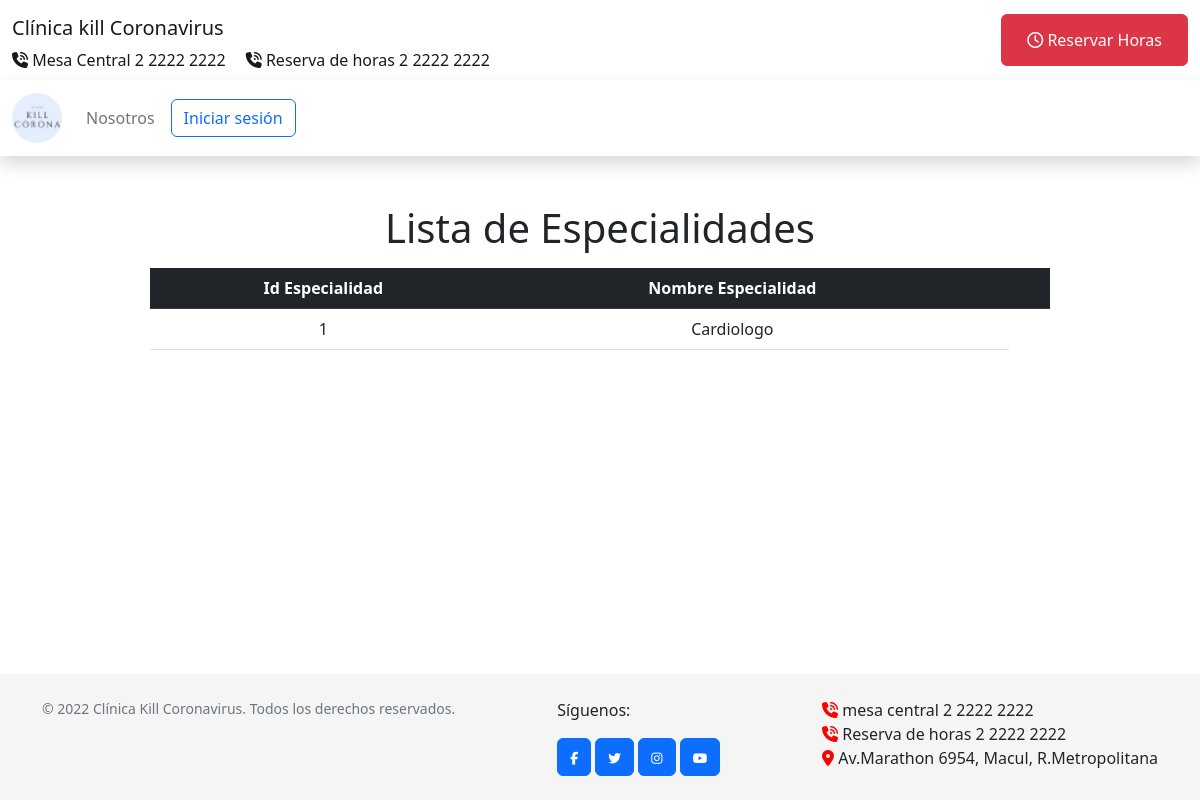
The page /Especialidad/listarespecialidad on the database as committed earlier.
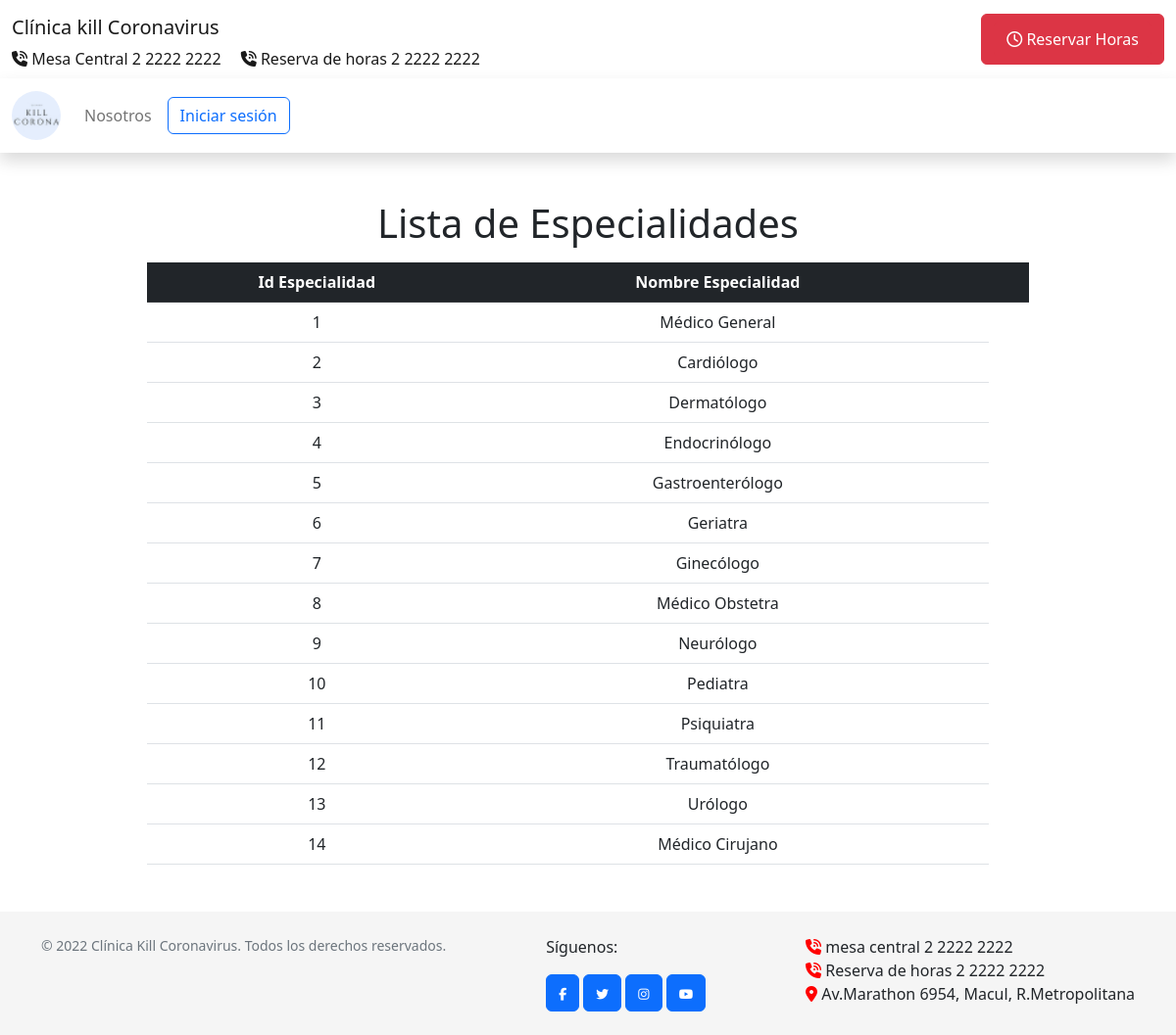
The same page on the database as committed later.
### clinicaApp/models.py (models this page shows, shortened)
class Especialidad(models.Model):
    id_especialidad = models.AutoField(primary_key=True)
    nombre_especialidad = models.CharField(max_length=255)

### clinicaApp/views.py (the view)
# urls.py: path('Especialidad/listarespecialidad', views.listarespecialidad, name='listarespecialidad'),
def listarespecialidad(request):
    especialidades = Especialidad.objects.all()
    return render(request, "especialidades_listar.html",{
        'especialidades' : especialidades
    })

### clinicaApp/templates/especialidades_listar.html (shortened to what this page needs)
{% extends 'clinicaweb.html' %}
{% block content %}
    <h1 class="text-center mt-5">Lista de Especialidades</h1>
    <table class="table table-ligth w-75 mx-auto mt-2 mb-5 text-center">
        <tr class="table-dark">
            <th>Id Especialidad</th>
            <th>Nombre Especialidad</th>
            <th></th>
            <th></th>
    {% for especialidad in especialidades %}
        <tr>
            <td>{{especialidad.id_especialidad}}</td>
            <td>{{especialidad.nombre_especialidad}}</td>
            <td>
            </td>
        </tr>
    {% empty %}
        <tr>
            <td colspan="7" class="text-center">No hay especialidades registradas.</td>
        </tr>
    {% endfor %}
    </table>
{% include 'footer.html' %}
{% endblock %}

### clinicaApp/templates/clinicaweb.html (shortened to what this page needs)
{% load static %}
<!DOCTYPE html>
<html>
  <head>
    <link
      rel="stylesheet"
      href="https://cdn.jsdelivr.net/npm/bootstrap@5.2.3/dist/css/bootstrap.min.css"
    />
    <link rel="stylesheet" href="https://cdnjs.cloudflare.com/ajax/libs/font-awesome/5.15.3/css/all.min.css">
    <link
      rel="stylesheet"
      href="https://cdnjs.cloudflare.com/ajax/libs/font-awesome/6.4.2/css/all.min.css"
    />
  </head>
  <body>
    <header>
      {% include 'agendar_cita.html' %}
      <div id="botom-header">
        <nav class="navbar navbar-expand-lg bg-body-tertiary shadow">
          <div class="container-fluid">
            <a class="navbar-brand" href="{% url 'inicio' %} ">
              <img src="{% static 'img/logo_clinica_nav.png' %}" class="navbar-brand-img rounded-circle" alt="Logo"></a>
            <div class="collapse navbar-collapse" id="navbarNav">
              <ul class="navbar-nav flex-column-nav">
                <li class="nav-item">
                  <a class="nav-link" href="{% url 'nosotros' %}">Nosotros</a>
                </li>
              </ul>
                <div>
                {% if user.is_authenticated %}
                <a
                  class="btn btn-outline-primary ms-2 login-button"
                  href="{% url 'logout' %}"
                  role="button"
                  >Cerrar sesión</a
                >
                {% else %}
                <a
                  class="btn btn-outline-primary ms-2 login-button"
                  href="{% url 'login' %}"
                  role="button"
                  >Iniciar sesión</a
                >
                {% endif %}
            </div>
          </div>
        </nav>
      </div>
    </header>
    {% block content %}
    {% endblock%}
  </body>
</html>

### clinicaApp/templates/agendar_cita.html (shortened to what this page needs)
{% block content %}
<div id="top-header">
    <nav class="navbar bg-body-tertiary">
        <div class="container-fluid">
            <ul class="nav flex-column">
                <a class="navbar-brand fs-5" href="#">Clínica kill Coronavirus</a>
                <div>
                    <a class="navbar-brand fs-6" href="#"><i class="fas fa-phone-volume"></i>  Mesa Central 2 2222 2222</a>
                    <a class="navbar-brand fs-6" href="#"><i class="fas fa-phone-volume"></i>  Reserva de horas 2 2222 2222</a>
                </div>
            </ul>
            <button class="btn btn-danger" type="button" data-bs-toggle="offcanvas" data-bs-target="#offcanvasDarkNavbar" aria-controls="offcanvasDarkNavbar" aria-label="Toggle navigation">
                <span class="btn btn-danger"><i class="fa-regular fa-clock"></i> Reservar Horas</span>
            </button>
        </div>
    </nav>
</div>
{% endblock %}

### clinicaApp/templates/footer.html (shortened to what this page needs)
{% block content %}
<head>
</head>
<body>
    <footer class="footer mt-auto py-4" style="background-color: #f5f5f5;">
        <div class="container d-flex justify-content-between">
            <span class="text-muted" style="font-size: 14px;">© 2022 Clínica Kill Coronavirus. Todos los derechos reservados.</span>
            <div>
                <p>Síguenos:</p>
                <a href="https://www.facebook.com/tuPagina" target="_blank" class="btn btn-primary ml-5">
                  <i class="fab fa-facebook-f" style="font-size: 0.8em;"></i>
                </a>
                <a href="https://twitter.com/tuUsuario" target="_blank" class="btn btn-primary ml-5">
                  <i class="fab fa-twitter" style="font-size: 0.8em;"></i>
                </a>
                <a href="https://www.instagram.com/tuUsuario" target="_blank" class="btn btn-primary ml-5">
                  <i class="fab fa-instagram" style="font-size: 0.8em;"></i>
                </a>
                <a href="https://www.youtube.com/channel/tuCanal" target="_blank" class="btn btn-primary ml-5">
                  <i class="fab fa-youtube" style="font-size: 0.8em;"></i>
                </a>
            </div>
            <div style="display: flex; flex-direction: column;">
                <a class="navbar-brand fs-6" href="#"><i class="fas fa-phone-volume" style="color: red;"></i>  mesa central 2 2222 2222</a>
                <a class="navbar-brand fs-6" href="#"><i class="fas fa-phone-volume" style="color: red;"></i>  Reserva de horas 2 2222 2222</a>
                <a class="navbar-brand fs-6" href="#"><i class="fas fa-map-marker-alt" style="color: red;"></i>  Av.Marathon 6954, Macul, R.Metropolitana</a>
            </div>
        </div>
    </footer>
</body>
{% endblock %}

### clinicaApp/templates/clinicaweb.html (style rules this page uses)
body { display: flex; flex-direction: column; min-height: 100vh; }
.navbar-brand-img { height: 50px; width: auto; }
.flex-column-nav { flex-direction: column; }
.login-button { align-self: flex-end }

### clinicaApp/templates/footer.html (style rules this page uses)
.footer { margin-top: auto; }

Rows that differ between the two databases and show on the page:
changed Especialidad id 1: nombre_especialidad "Cardiologo" → "Médico General"
added Especialidad: id_especialidad "2", nombre_especialidad "Cardiólogo"
added Especialidad: id_especialidad "3", nombre_especialidad "Dermatólogo"
added Especialidad: id_especialidad "4", nombre_especialidad "Endocrinólogo"
added Especialidad: id_especialidad "5", nombre_especialidad "Gastroenterólogo"
added Especialidad: id_especialidad "6", nombre_especialidad "Geriatra"
added Especialidad: id_especialidad "7", nombre_especialidad "Ginecólogo"
added Especialidad: id_especialidad "8", nombre_especialidad "Médico Obstetra"
added Especialidad: id_especialidad "9", nombre_especialidad "Neurólogo"
added Especialidad: id_especialidad "10", nombre_especialidad "Pediatra"
added Especialidad: id_especialidad "11", nombre_especialidad "Psiquiatra"
added Especialidad: id_especialidad "12", nombre_especialidad "Traumatólogo"
added Especialidad: id_especialidad "13", nombre_especialidad "Urólogo"
added Especialidad: id_especialidad "14", nombre_especialidad "Médico Cirujano"
